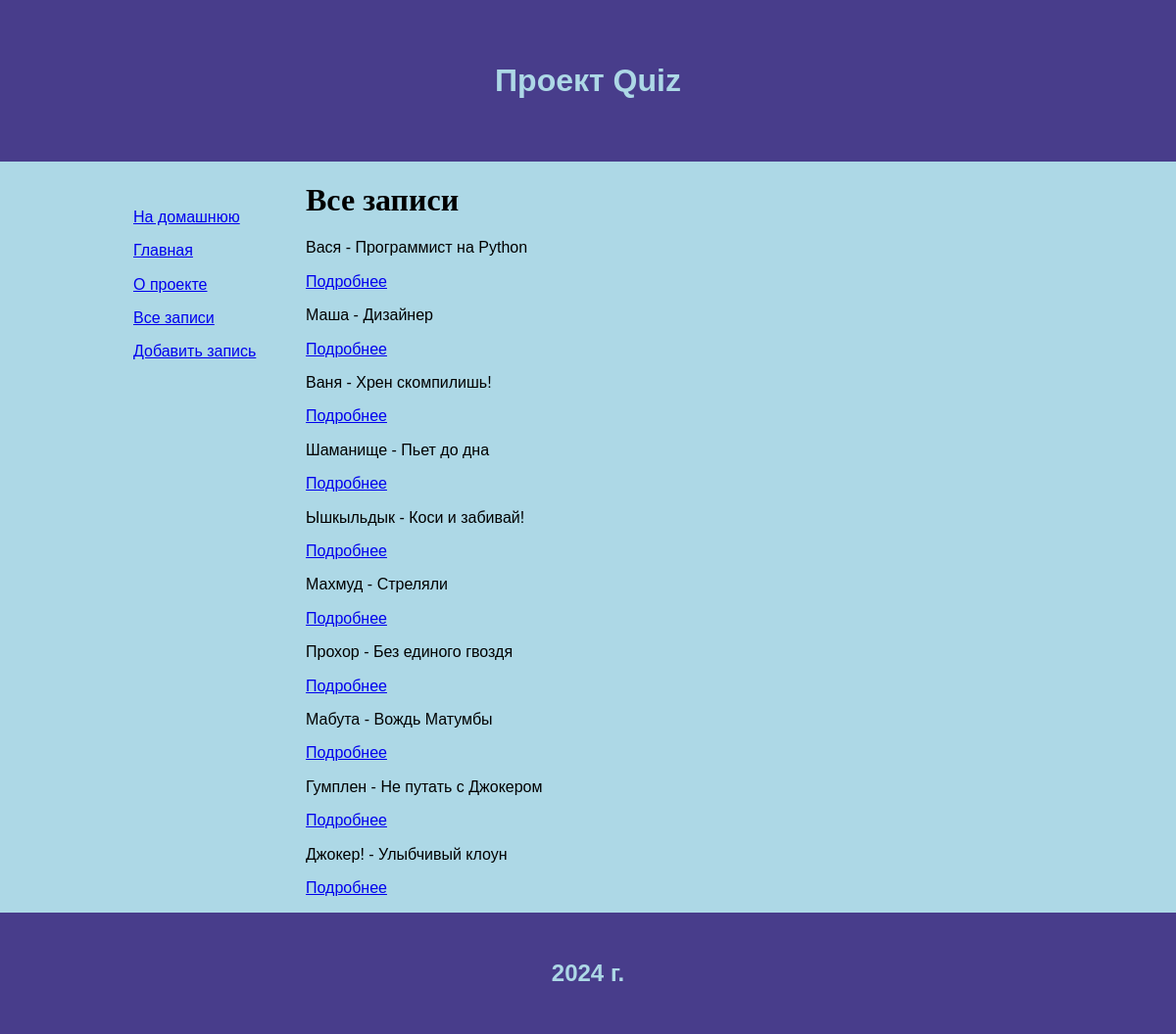
/users, run on an earlier commit of the app's database.
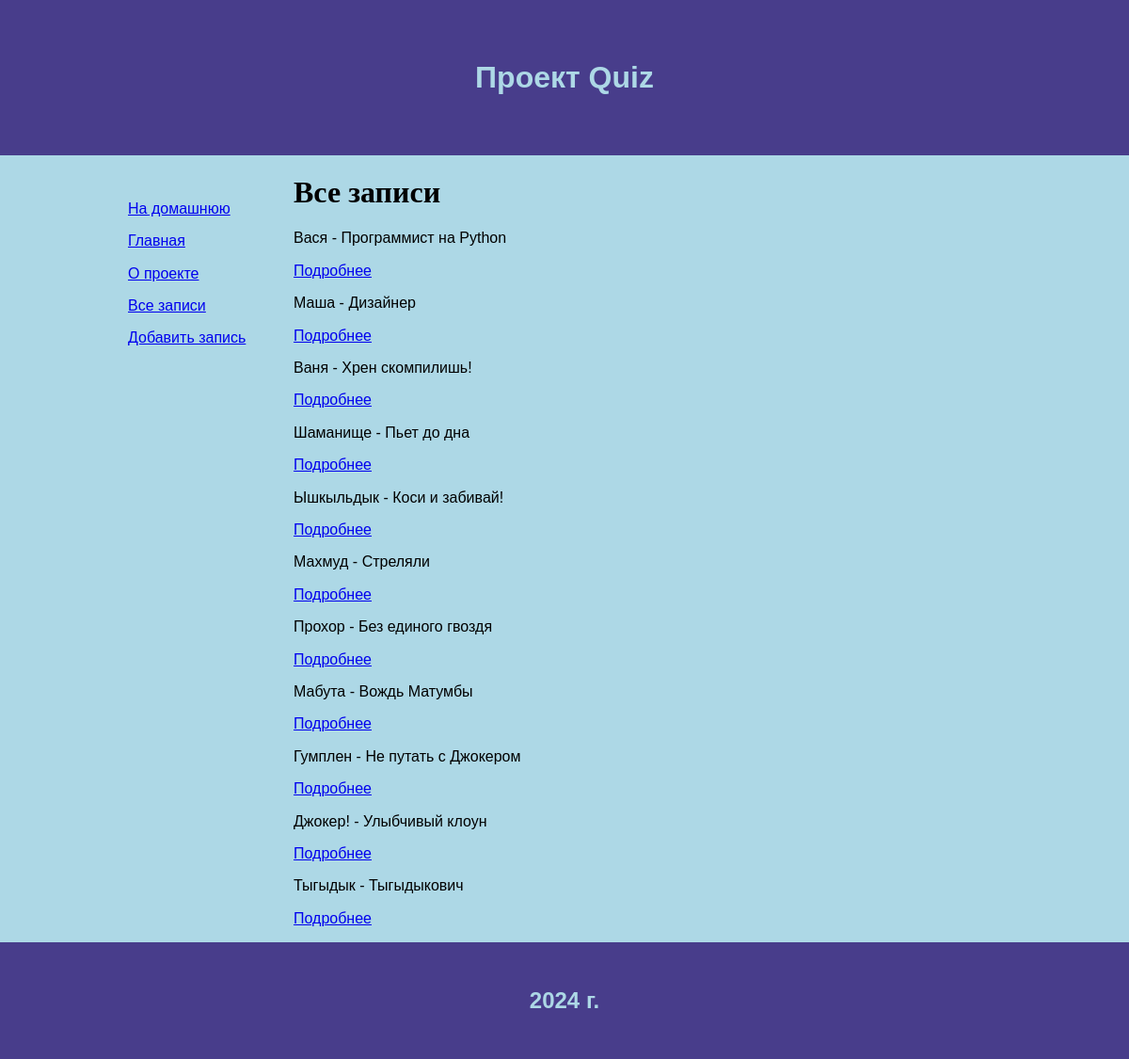
And on a later commit of the database.
### model/user.py (models this page shows)
class User(db.Model):
    id = db.Column(db.Integer, primary_key=True)
    name = db.Column(db.String(255), nullable=False)
    description = db.Column(db.Text, nullable=True)
    date = db.Column(db.Date, default=datetime.utcnow)
    city_id = db.Column(db.Integer, db.ForeignKey(City.id), nullable=True)

### control.py (the view)
@app.route("/users")
def users():
    users = User.query.all()
    return render_template('users.html', data=users)

### templates/users.html (shortened to what this page needs)
{% extends 'base/main.html' %}
{% block content %}
    <h1>Все записи</h1>
    {% if data %}
        {% for i in data %}
            <p>{{ i.name }} - {{ i.description }}</p>
            <p><a href="{{url_for('user', id=i.id)}}">Подробнее</a></p>
        {% endfor %}
    {% else %}
        <p>Данные отсутствуют</p>
    {% endif %}
{% endblock %}

What changed in the data, as far as the page shows it:
added User: name "Тыгыдык", description "Тыгыдыкович"
